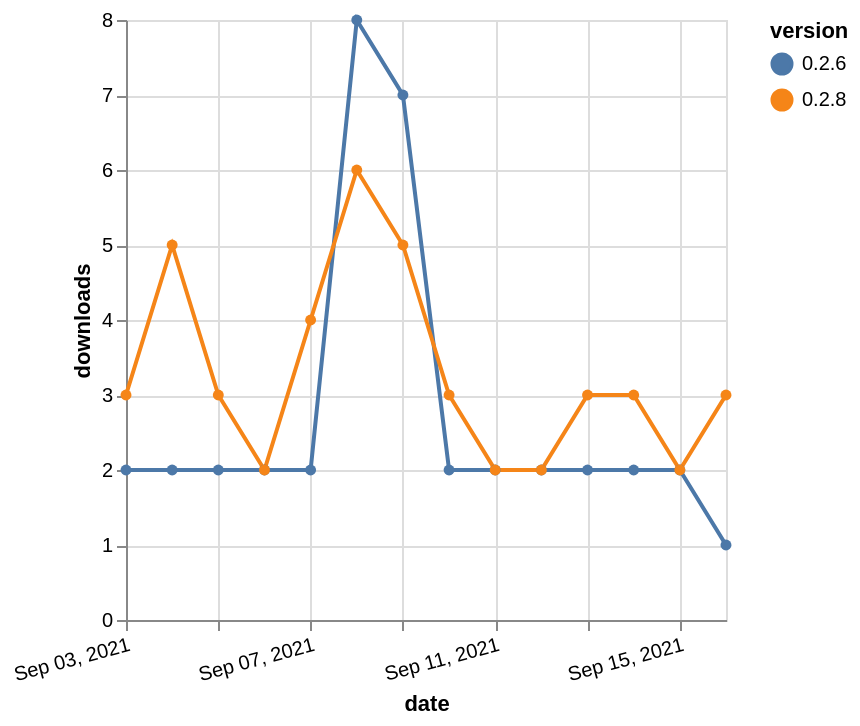

Specify this chart in Vega-Lite:
### Vega-Lite specification from a JSON file in a GitHub repository (floating-point values rounded to 4 significant figures)
{"$schema": "https://vega.github.io/schema/vega-lite/v5.json", "description": "A simple bar chart with embedded data.", "data": {"values": [{"date": "2021-09-03", "total": 5618, "delta": 2, "version": "0.2.6"}, {"date": "2021-09-04", "total": 5620, "delta": 2, "version": "0.2.6"}, {"date": "2021-09-05", "total": 5622, "delta": 2, "version": "0.2.6"}, {"date": "2021-09-06", "total": 5624, "delta": 2, "version": "0.2.6"}, {"date": "2021-09-07", "total": 5626, "delta": 2, "version": "0.2.6"}, {"date": "2021-09-08", "total": 5634, "delta": 8, "version": "0.2.6"}, {"date": "2021-09-09", "total": 5641, "delta": 7, "version": "0.2.6"}, {"date": "2021-09-10", "total": 5643, "delta": 2, "version": "0.2.6"}, {"date": "2021-09-11", "total": 5645, "delta": 2, "version": "0.2.6"}, {"date": "2021-09-12", "total": 5647, "delta": 2, "version": "0.2.6"}, {"date": "2021-09-13", "total": 5649, "delta": 2, "version": "0.2.6"}, {"date": "2021-09-14", "total": 5651, "delta": 2, "version": "0.2.6"}, {"date": "2021-09-15", "total": 5653, "delta": 2, "version": "0.2.6"}, {"date": "2021-09-16", "total": 5654, "delta": 1, "version": "0.2.6"}, {"date": "2021-09-03", "total": 2679, "delta": 3, "version": "0.2.8"}, {"date": "2021-09-04", "total": 2684, "delta": 5, "version": "0.2.8"}, {"date": "2021-09-05", "total": 2687, "delta": 3, "version": "0.2.8"}, {"date": "2021-09-06", "total": 2689, "delta": 2, "version": "0.2.8"}, {"date": "2021-09-07", "total": 2693, "delta": 4, "version": "0.2.8"}, {"date": "2021-09-08", "total": 2699, "delta": 6, "version": "0.2.8"}, {"date": "2021-09-09", "total": 2704, "delta": 5, "version": "0.2.8"}, {"date": "2021-09-10", "total": 2707, "delta": 3, "version": "0.2.8"}, {"date": "2021-09-11", "total": 2709, "delta": 2, "version": "0.2.8"}, {"date": "2021-09-12", "total": 2711, "delta": 2, "version": "0.2.8"}, {"date": "2021-09-13", "total": 2714, "delta": 3, "version": "0.2.8"}, {"date": "2021-09-14", "total": 2717, "delta": 3, "version": "0.2.8"}, {"date": "2021-09-15", "total": 2719, "delta": 2, "version": "0.2.8"}, {"date": "2021-09-16", "total": 2722, "delta": 3, "version": "0.2.8"}]}, "width": "container", "mark": {"type": "line", "point": {"filled": true}}, "encoding": {"x": {"field": "date", "type": "temporal", "timeUnit": "yearmonthdate", "title": "date", "axis": {"labelAngle": -15}}, "y": {"field": "delta", "type": "quantitative", "title": "downloads"}, "color": {"field": "version", "type": "nominal"}, "tooltip": {"field": "delta"}}}
